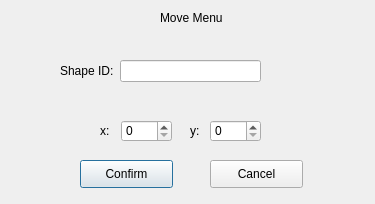
<?xml version="1.0" encoding="UTF-8"?>
<ui version="4.0">
 <class>moveMenu</class>
 <widget class="QDialog" name="moveMenu">
  <property name="geometry">
   <rect>
    <x>0</x>
    <y>0</y>
    <width>375</width>
    <height>204</height>
   </rect>
  </property>
  <property name="windowTitle">
   <string>Move Menu</string>
  </property>
  <widget class="QLabel" name="label">
   <property name="geometry">
    <rect>
     <x>60</x>
     <y>60</y>
     <width>55</width>
     <height>21</height>
    </rect>
   </property>
   <property name="text">
    <string>Shape ID:</string>
   </property>
  </widget>
  <widget class="QLabel" name="label_2">
   <property name="geometry">
    <rect>
     <x>100</x>
     <y>120</y>
     <width>31</width>
     <height>21</height>
    </rect>
   </property>
   <property name="text">
    <string>x: </string>
   </property>
  </widget>
  <widget class="QLabel" name="label_3">
   <property name="geometry">
    <rect>
     <x>190</x>
     <y>120</y>
     <width>55</width>
     <height>21</height>
    </rect>
   </property>
   <property name="text">
    <string>y:</string>
   </property>
  </widget>
  <widget class="QLineEdit" name="idInput">
   <property name="geometry">
    <rect>
     <x>120</x>
     <y>60</y>
     <width>141</width>
     <height>22</height>
    </rect>
   </property>
  </widget>
  <widget class="QSpinBox" name="xVal">
   <property name="geometry">
    <rect>
     <x>121</x>
     <y>120</y>
     <width>51</width>
     <height>22</height>
    </rect>
   </property>
  </widget>
  <widget class="QSpinBox" name="yVal">
   <property name="geometry">
    <rect>
     <x>210</x>
     <y>120</y>
     <width>51</width>
     <height>22</height>
    </rect>
   </property>
  </widget>
  <widget class="QLabel" name="label_4">
   <property name="geometry">
    <rect>
     <x>160</x>
     <y>10</y>
     <width>111</width>
     <height>16</height>
    </rect>
   </property>
   <property name="text">
    <string>Move Menu</string>
   </property>
  </widget>
  <widget class="QPushButton" name="pushButton">
   <property name="geometry">
    <rect>
     <x>80</x>
     <y>160</y>
     <width>93</width>
     <height>28</height>
    </rect>
   </property>
   <property name="text">
    <string>Confirm</string>
   </property>
  </widget>
  <widget class="QPushButton" name="pushButton_2">
   <property name="geometry">
    <rect>
     <x>210</x>
     <y>160</y>
     <width>93</width>
     <height>28</height>
    </rect>
   </property>
   <property name="text">
    <string>Cancel</string>
   </property>
  </widget>
 </widget>
 <resources/>
 <connections/>
</ui>
